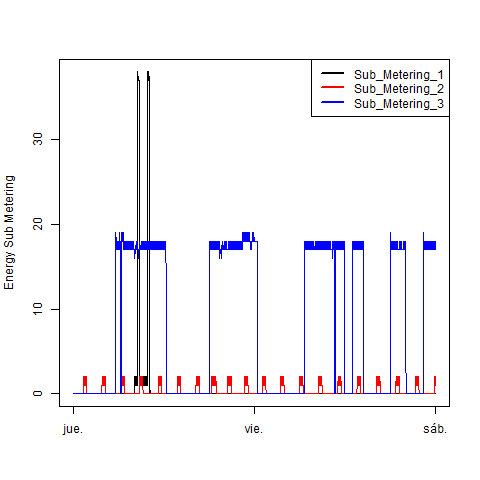

Reproduce this figure in R.
#create plot3
plot(df$datetime, df$sub1, type="l", xlab="", ylab="Energy Sub Metering")
with(df, lines(df$datetime, df$sub2),col="blue")
with(df, lines(df$datetime, df$sub2),col="red")
with(df, lines(df$datetime, df$sub2,col="red"))
with(df, lines(df$datetime, df$sub3,col="blue"))
legend("topright", lwd=2, col=c("black", "red", "blue"), legend = c("Sub_Metering_1","Sub_Metering_2","Sub_Metering_3"))

dev.copy(png, file = "plot3.png")
dev.off()
